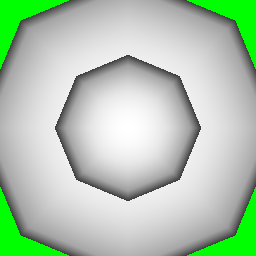

Python code for this plot:
#!/usr/bin/env python

# Test vtkWindowToImageFilter with RGBA transparency.

import vtkmodules.vtkInteractionStyle  # noqa: F401
import vtkmodules.vtkRenderingFreeType  # noqa: F401
import vtkmodules.vtkRenderingOpenGL2  # noqa: F401

from vtkmodules.vtkFiltersSources import vtkSphereSource
from vtkmodules.vtkRenderingCore import (
    vtkActor,
    vtkActor2D,
    vtkImageMapper,
    vtkPolyDataMapper,
    vtkRenderWindow,
    vtkRenderWindowInteractor,
    vtkRenderer,
    vtkWindowToImageFilter,
)

# Renderer
renderer = vtkRenderer()
renderer.SetBackground(0.1, 0.2, 0.4)

render_window = vtkRenderWindow()
render_window.AddRenderer(renderer)
render_window.SetAlphaBitPlanes(1)
render_window.SetWindowName("window to image transparency")
render_window.SetMultiSamples(0)
render_window.SetSize(256, 256)

interactor = vtkRenderWindowInteractor()
interactor.SetRenderWindow(render_window)

# Sphere
sphere = vtkSphereSource()

sph_mapper = vtkPolyDataMapper()
sph_mapper.SetInputConnection(sphere.GetOutputPort())

sph_actor = vtkActor()
sph_actor.SetMapper(sph_mapper)

renderer.AddActor(sph_actor)

# Render first image
render_window.Render()

# Create window to image filter, grabbing RGB and alpha
window_to_image = vtkWindowToImageFilter()
window_to_image.SetInput(render_window)
window_to_image.SetInputBufferTypeToRGBA()
window_to_image.Update()

# Copy the output
output_data = window_to_image.GetOutput().NewInstance()
output_data.DeepCopy(window_to_image.GetOutput())

# Set up mapper and actor to display the image
image_mapper = vtkImageMapper()
image_mapper.SetColorWindow(255)
image_mapper.SetColorLevel(127.5)
image_mapper.SetInputData(output_data)

image_actor = vtkActor2D()
image_actor.SetMapper(image_mapper)

# Change the image - scale sphere and change background to green
sph_actor.SetScale(2, 2, 2)
renderer.SetBackground(0, 1, 0)

# Add the image of the sphere
renderer.AddActor(image_actor)
renderer.SetViewport(0, 0, 1, 1)

interactor.Initialize()
interactor.Start()
